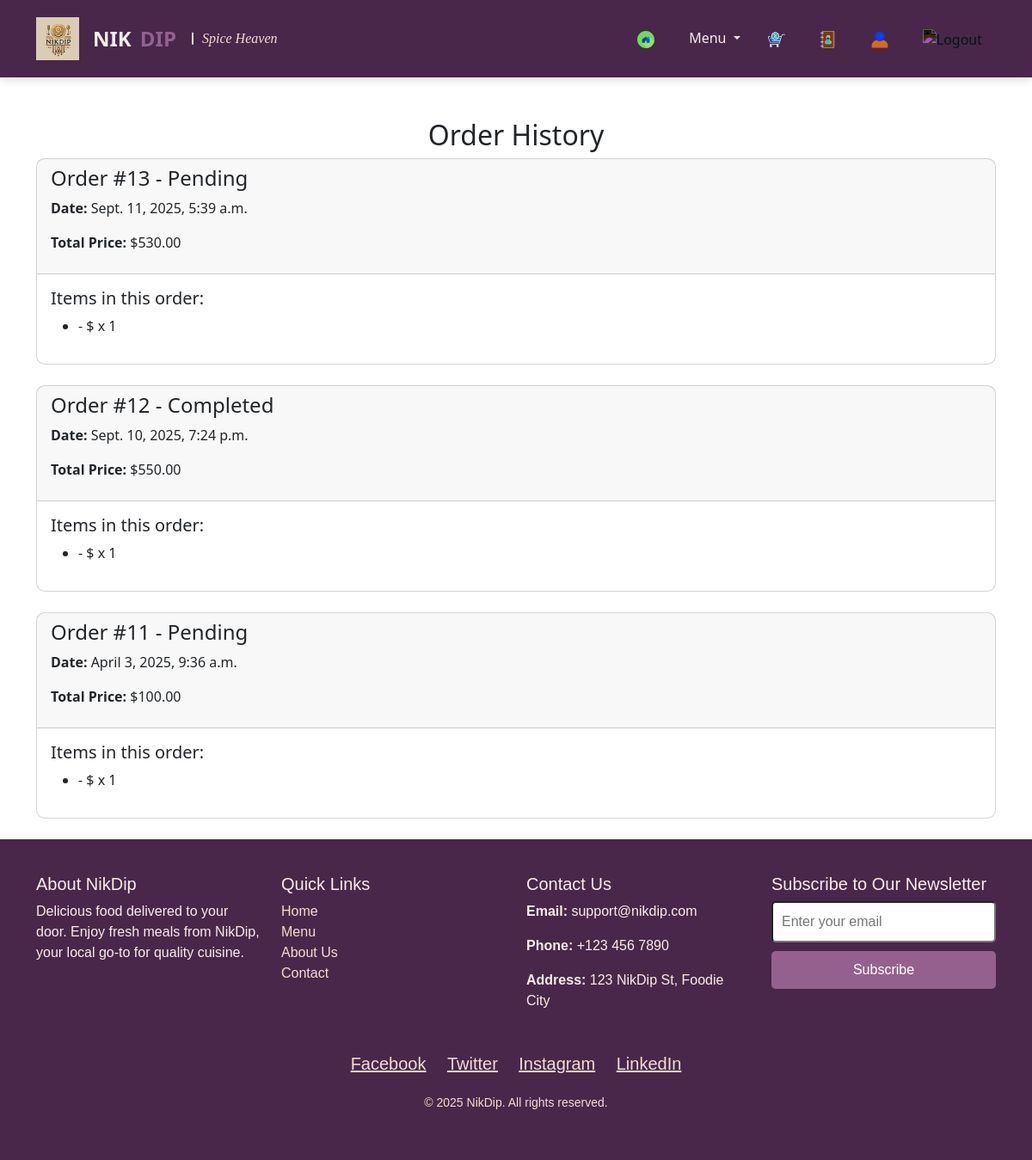
Screenshot of /order_history/ (signed in) with the database file from the repository.
### nikdip/models.py (models this page shows, shortened)
class Order(models.Model):
    user = models.ForeignKey(User, on_delete=models.CASCADE)
    order_date = models.DateTimeField(auto_now_add=True)
    status = models.CharField(
        max_length=20,
        choices=[
            ('processing', 'Processing'),
            ('shipped', 'Shipped'),
            ('delivered', 'Delivered'),
            ('canceled', 'Canceled'),
        ],
        default='processing'
    )
    total_price = models.DecimalField(max_digits=10, decimal_places=2)

class OrderItem(models.Model):
    order = models.ForeignKey(Order, related_name='items', on_delete=models.CASCADE)
    name = models.CharField(max_length=255)
    price = models.DecimalField(max_digits=10, decimal_places=2)
    quantity = models.PositiveIntegerField()

### nikdip/views.py (the view)
# urls.py: path('order_history/', views.order_history, name='order_history'),
@login_required
def order_history(request):
    orders = Order.objects.filter(user=request.user).order_by('-order_date')
    return render(request, 'nikdip/order_history.html', {'orders': orders})

### nikdip/templates/nikdip/order_history.html
{% extends 'nikdip/base.html' %}
{% block content %}
<div class="container mt-5">
    <h2 class="text-center">Order History</h2>
    <div class="row">
        {% for order in orders %}
        <div class="col-md-12 mb-4">
            <div class="card">
                <div class="card-header">
                    <h4>Order #{{ order.id }} - {{ order.status }}</h4>
                    <p><strong>Date:</strong> {{ order.order_date }}</p>
                    <p><strong>Total Price:</strong> ${{ order.total_price }}</p>
                </div>
                <div class="card-body">
                    <h5>Items in this order:</h5>
                    <ul>
                        {% for item in order.items.all %}
                        <li>{{ item.item_name }} - ${{ item.item_price }} x {{ item.quantity }}</li>
                        {% endfor %}
                    </ul>
                </div>
            </div>
        </div>
        {% empty %}
        <div class="col-md-12">
            <p>You have not placed any orders yet.</p>
        </div>
        {% endfor %}
    </div>
</div>
{% endblock %}

### nikdip/static/nikdip/css/main.css (style rules this page uses)
.card { transition: transform 0.3s ease-in-out, box-shadow 0.3s ease-in-out; border-radius: 10px; }

### rows the page displays
Order: id "13", status "Pending", order_date "Sept. 11, 2025, 5:39 a.m.", total_price "530.00"
OrderItem: quantity "1"
Order: id "12", status "Completed", order_date "Sept. 10, 2025, 7:24 p.m.", total_price "550.00"
OrderItem: quantity "1"
Order: id "11", status "Pending", order_date "April 3, 2025, 9:36 a.m.", total_price "100.00"
OrderItem: quantity "1"
